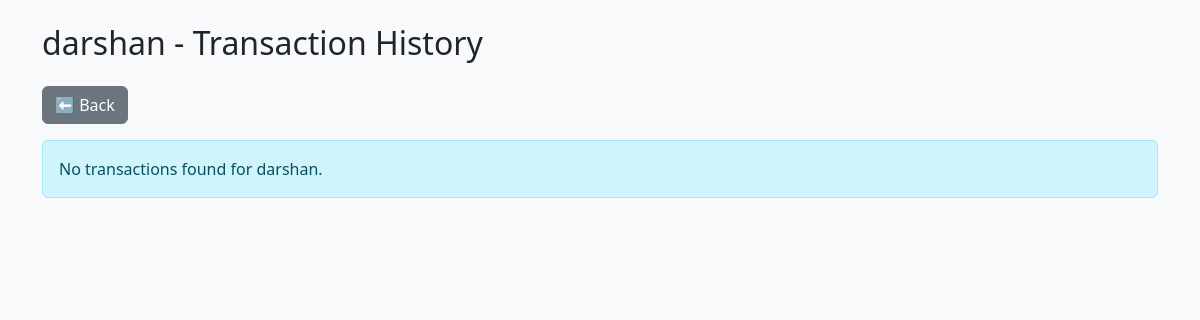
Before: /history/darshan (signed in) with the older database file.
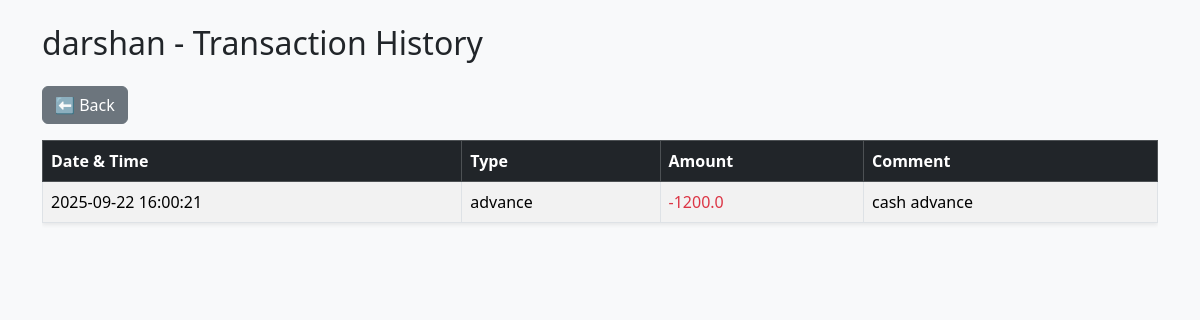
After: the same page with the newer database file.
### tables this page shows
CREATE TABLE transactions (
    id INTEGER PRIMARY KEY AUTOINCREMENT,
    employee TEXT,
    type TEXT,
    amount REAL,
    comment TEXT,
    created_at TIMESTAMP DEFAULT CURRENT_TIMESTAMP
);

### app.py (the view)
@app.route("/history/<employee>")
def history(employee):
    if "user_id" not in session:
        return redirect(url_for("login"))
    if session["role"] == "employee" and employee != session["username"]:
        return "Not allowed", 403
    conn = sqlite3.connect("salary.db")
    c = conn.cursor()
    c.execute("SELECT type, amount, comment, created_at FROM transactions WHERE employee=? ORDER BY created_at DESC", (employee,))
    rows = c.fetchall()
    conn.close()
    ist_rows = []
    for ttype, amount, comment, created_at in rows:
        if created_at:
            utc_time = datetime.strptime(created_at, "%Y-%m-%d %H:%M:%S")
            ist_time = utc_time + timedelta(hours=5, minutes=30)
            created_at_str = ist_time.strftime("%Y-%m-%d %H:%M:%S")
        else:
            created_at_str = ""
        ist_rows.append((ttype, amount, comment, created_at_str))
    return render_template("history.html", employee=employee, rows=ist_rows)

### Templates/history.html (shortened to what this page needs)
<!DOCTYPE html>
<html>
<head>
    <link rel="stylesheet" href="https://cdn.jsdelivr.net/npm/bootstrap@5.3.3/dist/css/bootstrap.min.css">
</head>
<body class="p-4 bg-light">
    <div class="container">
        <h2 class="mb-4">{{ employee }} - Transaction History</h2>
        <a href="/" class="btn btn-secondary mb-3">⬅ Back</a>
        {% if rows %}
        <div class="table-responsive">
            <table class="table table-bordered table-striped shadow-sm bg-white">
                <thead class="table-dark">
                    <tr>
                        <th>Date & Time</th>
                        <th>Type</th>
                        <th>Amount</th>
                        <th>Comment</th>
                    </tr>
                </thead>
                <tbody>
                    {% for type, amount, comment, created_at in rows %}
                    <tr>
                        <td>{{ created_at }}</td>
                        <td>{{ type }}</td>
                        <td>{% if type == "advance" %}
                                <span class="text-danger">-{{ amount }}</span>
                            {% else %}
                                <span class="text-success">+{{ amount }}</span>
                            {% endif %}
                        </td>
                        <td>{{ comment if comment else "-" }}</td>
                    </tr>
                    {% endfor %}
                </tbody>
            </table>
        </div>
        {% else %}
        <div class="alert alert-info">No transactions found for {{ employee }}.</div>
        {% endif %}
    </div>
</body>
</html>

Changed rows visible on the page:
added transactions: employee "darshan", created_at "2025-09-22 16:00:21", type "advance", amount "1200.0", comment "cash advance"
Other visible differences:
{{ employee }}: "darshan" → (not shown)
text no longer shown: "No transactions found for ."
text now shown: "Date & Time Type Amount Comment"
